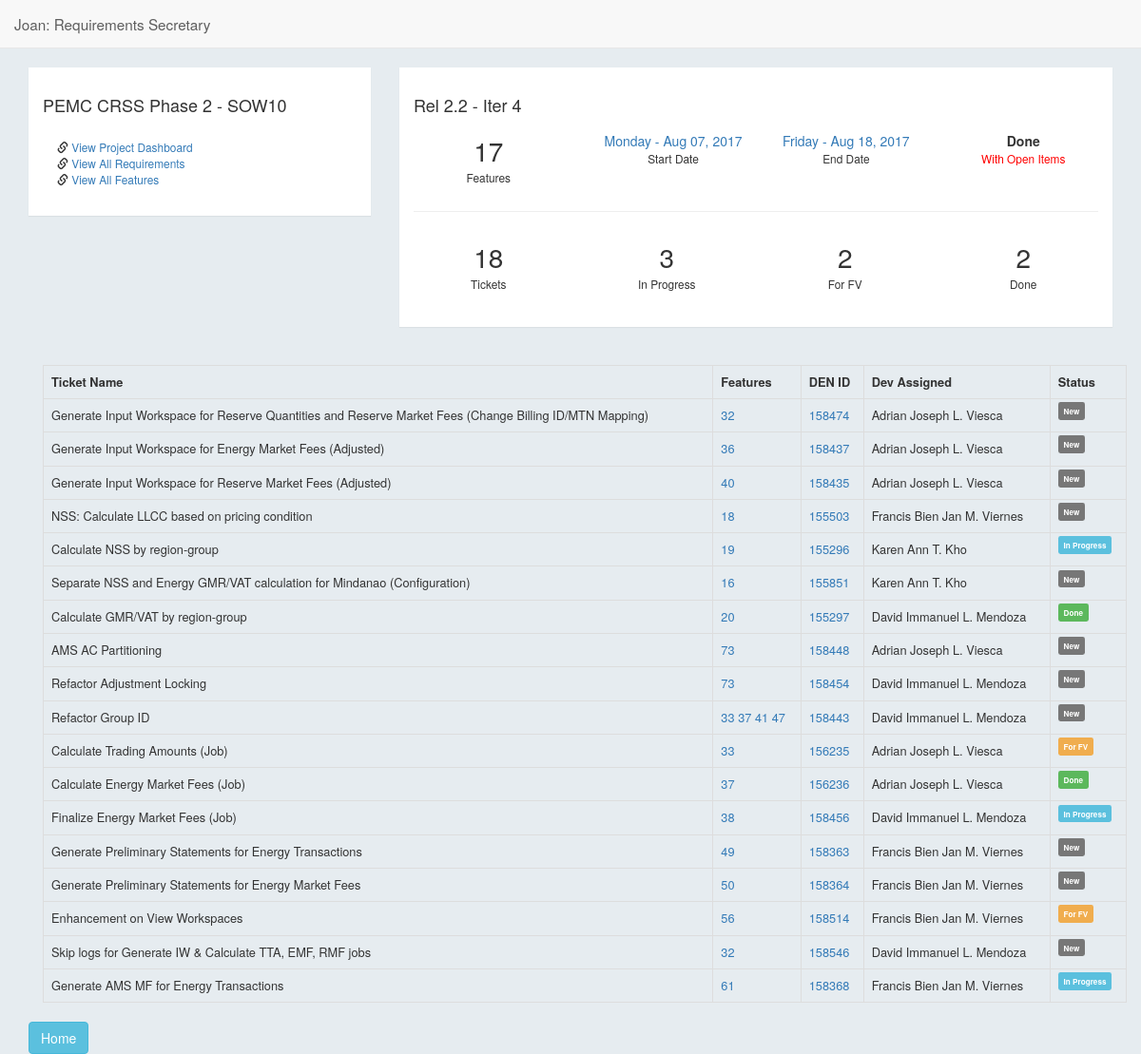
Page /joan/sprint/4/ on the committed database.
### joan/models.py (models this page shows, shortened)
class Sprint(models.Model):
    NEW = 'NW'
    ACTIVE = 'AC'
    DONE = 'DO'
    SPRINT_STATUS_CHOICES = (
        (NEW, 'New'),
        (ACTIVE, 'Active'),
        (DONE, 'Done'),
    )
    project = models.ForeignKey(Project, on_delete=models.CASCADE, default=DEFAULT_PROJECT)
    release = models.ForeignKey(Release, on_delete=models.CASCADE, null=True, blank=True)
    sprint_name = models.CharField(max_length=20,blank=True)
    sprint_details = models.CharField(max_length=100,blank=True,null=True)
    sprint_start_date = models.DateField(blank=True, null=True)
    sprint_end_date = models.DateField(blank=True, null=True)
    status = models.CharField(max_length=2,choices=SPRINT_STATUS_CHOICES,default=NEW,)
    created_at = models.DateTimeField(auto_now_add=True,null=True)
    updated_at = models.DateTimeField(auto_now=True,null=True)
    is_accepted = models.BooleanField(default=False)
    def __str__(self):
        return "%s - %s" %(self.release, self.sprint_name)

class Project (models.Model):
    project_name = models.CharField(max_length=50,unique = True)
    slug = models.SlugField(max_length=10, null=True,unique=True)
    project_company = models.CharField(max_length=50)
    project_description = models.CharField(max_length=50)
    project_start_date = models.DateField(blank=True,null=True)
    project_end_date = models.DateField(blank=True, null=True)
    created_at = models.DateTimeField(auto_now_add=True,null=True)
    updated_at = models.DateTimeField(auto_now=True,null=True)
    def __str__(self):
        return self.project_name

class Release (models.Model):
    project = models.ForeignKey(Project, on_delete=models.CASCADE, default=DEFAULT_PROJECT)
    release_name = models.CharField(max_length=50)
    release_target_date = models.DateField(blank=True, null=True)
    release_actual_date = models.DateField(blank=True, null=True)
    release_uat_start_date = models.DateField(blank=True, null=True)
    release_uat_end_date = models.DateField(blank=True, null=True)
    release_details = models.CharField(max_length=70,blank=True)
    def __str__(self):
        return "Rel " + self.release_name

class Ticket(models.Model):
    NEW = 'NW'
    IN_PROGRESS = 'IP'
    FOR_FV = 'FV'
    DONE = 'DO'
    TICKET_STATUS_CHOICES = (
        (NEW, 'New'),
        (IN_PROGRESS, 'In Progress'),
        (FOR_FV, 'For FV'),
        (DONE, 'Done'),
    )
    project = models.ForeignKey(Project, on_delete=models.CASCADE, default=DEFAULT_PROJECT)
    features = models.ManyToManyField(Feature)
    sprint = models.ForeignKey(Sprint, on_delete=models.CASCADE, default=DEFAULT_SPRINT)
    ticket_id = models.CharField(max_length=10,blank=True)
    ticket_text = models.CharField(max_length=200)
    ticket_url = models.CharField(max_length=50,blank=True)
    dev_assigned = models.CharField(max_length=50,blank=True)
    status = models.CharField(max_length=2,choices=TICKET_STATUS_CHOICES,default=NEW,)
    is_feature = models.BooleanField(default=True)
    created_at = models.DateTimeField(auto_now_add=True,null=True)
    updated_at = models.DateTimeField(auto_now=True,null=True)
    class Meta:
        ordering = ['sprint', 'id', 'ticket_text']

class Feature(models.Model):
    NEW = 'NW'
    DONE_USE_CASE = 'DU'
    IN_PROGRESS = 'IP'
    FOR_FV = 'FV'
    DONE = 'DO'
    FEATURE_STATUS_CHOICES = (
        (NEW, 'New'),
        (DONE_USE_CASE, 'UC Done'),
        (IN_PROGRESS, 'In Progress'),
        (FOR_FV, 'For FV'),
        (DONE, 'Done'),
    )
    project = models.ForeignKey(Project, on_delete=models.CASCADE, default=DEFAULT_PROJECT)
    requirements = models.ManyToManyField(Requirement)
    release = models.ForeignKey(Release, on_delete=models.CASCADE, null=True, blank=True)
    feature_heading = models.CharField('Category', max_length=50,blank=True)
    feature_text = models.CharField('Feature Name', max_length=200,unique=True)
    feature_details = models.TextField('Details',max_length=300,blank=True,null=True)
    status = models.CharField(max_length=2,choices=FEATURE_STATUS_CHOICES,default=NEW,)
    created_at = models.DateTimeField(auto_now_add=True,null=True)
    updated_at = models.DateTimeField(auto_now=True,null=True)

### joan/views.py (the view)
# urls.py: url(r'^sprint/(?P<pk>[a-zA-Z0-9-]+)/$', views.SprintView.as_view(), name='sprint'),
class SprintView(generic.DetailView):
    model = Sprint
    template_name = 'joan/sprint.html'
    def get_context_data(self, **kwargs):
        context = super(SprintView, self).get_context_data(**kwargs)
        context['all_features'] = Feature.objects.distinct().filter(ticket__sprint__id__exact=self.kwargs['pk'])
        context['done_tickets'] = Ticket.objects.filter(sprint_id__exact=self.kwargs['pk']).filter(status__exact='DO')
        context['in_progress_tickets'] = Ticket.objects.filter(sprint_id__exact=self.kwargs['pk']).filter(status__exact='IP')
        context['for_fv_tickets'] = Ticket.objects.filter(sprint_id__exact=self.kwargs['pk']).filter(status__exact='FV')
        context['new_tickets'] = Ticket.objects.filter(sprint_id__exact=self.kwargs['pk']).filter(status__exact='NW')
        return context

### joan/templatetags/extras.py (called while the page is built)
@register.inclusion_tag(t)
def show_status(model):
    return {'model': model }

@register.filter(expects_localtime=True)
def count_business_days(to_date):
    from_date = localtime(now()).date()
    try:
        if to_date > from_date:
            day_generator = (from_date + timedelta(x + 1) for x in range((to_date - from_date).days))
            mandays = sum(1 for day in day_generator if day.weekday() <= 5)
            if mandays > 1: return str(mandays)  + " workdays to go"
            else: return str(mandays)  + " workday to go"
        else:
            day_generator = (from_date + timedelta(x + 1) for x in range((from_date - to_date).days))
            mandays = sum(1 for day in day_generator if day.weekday() <= 5) + 1
            if mandays > 1: return str(mandays)  + " workdays ago"
            else: return str(mandays)  + " workday ago"
    except AttributeError:
        return ''

### joan/templates/joan/sprint.html (shortened to what this page needs)
{% extends 'joan/base.html' %} {% load extras %}
  {% block pagecontent %}
  <div class="container">
  <br>
    <div class="row">
      <div class="col-sm-4">
        <div class="panel module">
          <h4>{{ sprint.project }}</h4>
          <div class="panel-body">
          <small><span class="glyphicon glyphicon-link" aria-hidden="true"></span> <a href="{% url 'joan:project' sprint.release.project.id %}">View Project Dashboard</a></small><br>
        <small><span class="glyphicon glyphicon-link" aria-hidden="true"></span> <a href="{% url 'joan:requirements_list' sprint.release.project.id %}">View All Requirements</a></small><br>
          <small><span class="glyphicon glyphicon-link" aria-hidden="true"></span> <a href="{% url 'joan:features_list' sprint.release.project.id %}">View All Features</a></small>
        </div>
        </div>
      </div>
      <div class="col-sm-8">
        <div class="panel module">
          <div class="row">
            <div class="col-sm-12">
            <h4> {{ sprint }} &nbsp; </h4>
            </div>
            <div class="panel-body">
              <div class="row">
                              <div class="col-sm-3 text-center">
                                  <div class="btn">
                                    <span style="font-size: 2em">{{ all_features.count }}</span><br>
                                    <small>Features</small>
                                  </div>
                              </div>
                              <div class="col-sm-3 text-center">
                                <div class="btn">
                                  <a href="" data-toggle="tooltip" data-html="true" title="  {{sprint.sprint_start_date|count_business_days }}" style="cursor: pointer">{{ sprint.sprint_start_date|date:"l - M d, Y" }}</a> <br>
                                  <small>Start Date</small>
                                </div>
                              </div>
                              <div class="col-sm-3 text-center">
                                <div class="btn">
                                  <a href=""  data-toggle="tooltip" data-html="true" title="  {{sprint.sprint_end_date|count_business_days }}" style="cursor: pointer">{{ sprint.sprint_end_date|date:"l - M d, Y" }}</a> <br>
                                  <small>End Date</small>
                                </div>
                              </div>
                              <div class="col-sm-3 text-center">
                                  <div class="btn">
                                    <strong>{{ sprint.get_status_display}}</strong>
                                    <br>
                                        {% if sprint.is_accepted %}
                                          <small><span style="color: green">Accepted</span></small>
                                        {% else %}
                                          <small><span style="color: red">With Open Items</span></small>
                                        {% endif %}
                                  </div>
                              </div>
                            </div>
              <hr>
              <div class="row">
                <div class="col-sm-3 text-center">
                  <div class="btn">
                    <span style="font-size: 2em">{{ sprint.ticket_set.count }}</span><br>
                    <small>Tickets</small>
                  </div>
                </div>
                <div class="col-sm-3 text-center">
                  <div class="btn">
                    <span style="font-size: 2em">{{in_progress_tickets.count }}</span><br>
                    <small>In Progress</small>
                  </div>
                </div>
                <div class="col-sm-3 text-center">
                    <div class="btn">
                      <span style="font-size: 2em">{{ for_fv_tickets.count  }}</span><br>
                      <small>For FV</small>
                    </div>
                </div>
                <div class="col-sm-3 text-center">
                    <div class="btn">
                      <span style="font-size: 2em">{{ done_tickets.count }}</span><br>
                      <small>Done</small>
                    </div>
                </div>
              </div>
      </div>
        </div>
      </div>
    </div>
  </div>
  <div class="container">
    <br>
    {% if sprint.ticket_set.all %}
    <table class="table table-bordered">
      <tr>
        <th> Ticket Name</th>
        <th> Features</th>
        <th> DEN ID </th>
        <th> Dev Assigned </th>
        <th> Status</th>
      </tr>
      {% for ticket in sprint.ticket_set.all %}
      <tr>
        <td>{{ ticket.ticket_text }}</td>
        <td>
            {% for feature in ticket.features.all %}
            <a href="{% url 'joan:feature' feature.id %}"> {{ feature.id }} </a>
            {% endfor %}
        </td>
        <td><a href="{{ ticket.ticket_url}}" target="_blank">{{ ticket.ticket_id }}</a></td>
        <td>{{ ticket.dev_assigned }}</td>
        <td>{% show_status ticket %}</td>
      </tr>
      {% endfor %}
    </table>
    {% else %} No tickets! {% endif %}
  </div>
  <a class="btn btn-info" href="{% url 'joan:project' sprint.project.id %}">Home</a>
  </div>
  {% endblock %}

### joan/templates/joan/status.html
{% if model.status == 'NW' %}
<span class="label label-default"><small>{{ model.get_status_display }}</small></span>
{% elif model.status == 'DU' %}
<span class="label label-warning"><small>{{ model.get_status_display }}</small></span>
{% elif model.status == 'IP' %}
<span class="label label-info"><small>{{ model.get_status_display}}</small></span>
{% elif model.status == 'DO' %}
<span class="label label-success"><small>{{ model.get_status_display }}<all></span>
{% elif model.status == 'FV' %}
<span class="label label-warning"><small>{{ model.get_status_display }}<all></span>
{% else %}
<span class="label label-default"><small>{{ model.get_status_display }}<all></span>
{% endif %}

### joan/static/joan/style.css (style rules this page uses)
body { background: #E6ECF0; }
.panel { border-radius: 0; border: none; }
.module { padding: 20px 15px 15px 15px; }
.table tr { font-size: 0.8em; }

### rows in the picture
Sprint: project "PEMC CRSS Phase 2 - SOW10", release+sprint_name "Rel 2.2 - Iter 4", sprint_start_date "Monday - Aug 07, 2017", sprint_end_date "Friday - Aug 18, 2017", status "Done", ticket_set.count "18"
Ticket: ticket_text "Generate Input Workspace for Reserve Quantities and Reserve Market Fees (Change Billing ID/MTN Mapping)", ticket_id "158474", dev_assigned "Adrian Joseph L. Viesca", status "New"
Feature: id "32"
Ticket: ticket_text "Generate Input Workspace for Energy Market Fees (Adjusted)", ticket_id "158437", dev_assigned "Adrian Joseph L. Viesca", status "New"
Feature: id "36"
Ticket: ticket_text "Generate Input Workspace for Reserve Market Fees (Adjusted)", ticket_id "158435", dev_assigned "Adrian Joseph L. Viesca", status "New"
Feature: id "40"
Ticket: ticket_text "NSS: Calculate LLCC based on pricing condition", ticket_id "155503", dev_assigned "Francis Bien Jan M. Viernes", status "New"
Feature: id "18"
Ticket: ticket_text "Calculate NSS by region-group", ticket_id "155296", dev_assigned "Karen Ann T. Kho", status "In Progress"
Feature: id "19"
Ticket: ticket_text "Separate NSS and Energy GMR/VAT calculation for Mindanao (Configuration)", ticket_id "155851", dev_assigned "Karen Ann T. Kho", status "New"
Feature: id "16"
Ticket: ticket_text "Calculate GMR/VAT by region-group", ticket_id "155297", dev_assigned "David Immanuel L. Mendoza", status "Done"
Feature: id "20"
Ticket: ticket_text "AMS AC Partitioning", ticket_id "158448", dev_assigned "Adrian Joseph L. Viesca", status "New"
Feature: id "73"
Ticket: ticket_text "Refactor Adjustment Locking", ticket_id "158454", dev_assigned "David Immanuel L. Mendoza", status "New"
Ticket: ticket_text "Refactor Group ID", ticket_id "158443", dev_assigned "David Immanuel L. Mendoza", status "New"
Feature: id "33"
Feature: id "37"
Feature: id "41"
Feature: id "47"
Ticket: ticket_text "Calculate Trading Amounts (Job)", ticket_id "156235", dev_assigned "Adrian Joseph L. Viesca", status "For FV"
Ticket: ticket_text "Calculate Energy Market Fees (Job)", ticket_id "156236", dev_assigned "Adrian Joseph L. Viesca", status "Done"
Ticket: ticket_text "Finalize Energy Market Fees (Job)", ticket_id "158456", dev_assigned "David Immanuel L. Mendoza", status "In Progress"
Feature: id "38"
Ticket: ticket_text "Generate Preliminary Statements for Energy Transactions", ticket_id "158363", dev_assigned "Francis Bien Jan M. Viernes", status "New"
Feature: id "49"
Ticket: ticket_text "Generate Preliminary Statements for Energy Market Fees", ticket_id "158364", dev_assigned "Francis Bien Jan M. Viernes", status "New"
Feature: id "50"
Ticket: ticket_text "Enhancement on View Workspaces", ticket_id "158514", dev_assigned "Francis Bien Jan M. Viernes", status "For FV"
Feature: id "56"
Ticket: ticket_text "Skip logs for Generate IW & Calculate TTA, EMF, RMF jobs", ticket_id "158546", dev_assigned "David Immanuel L. Mendoza", status "New"
Ticket: ticket_text "Generate AMS MF for Energy Transactions", ticket_id "158368", dev_assigned "Francis Bien Jan M. Viernes", status "In Progress"
Feature: id "61"

### other values in the picture
{{ all_features.count }} "17"
{{ in_progress_tickets.count }} "3"
{{ for_fv_tickets.count }} "2"
{{ done_tickets.count }} "2"
